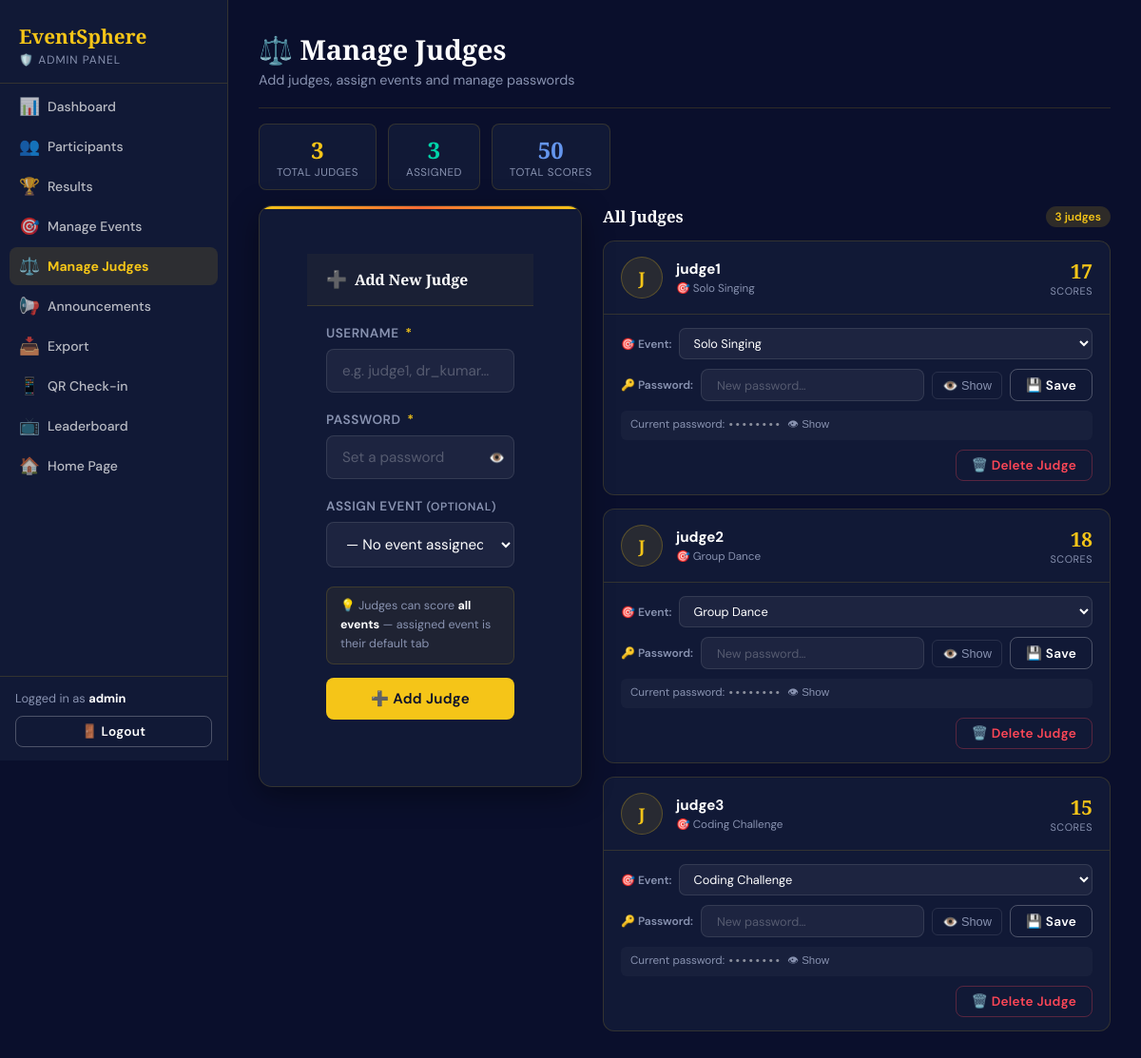
The app's page /admin/manage_judges.php (signed in) with its own data.
### tables this page shows
CREATE TABLE `judges` (
  `id` int(11) NOT NULL,
  `username` varchar(50) NOT NULL,
  `password` varchar(255) NOT NULL,
  `assigned_event` int(11) DEFAULT NULL,
  `created_at` timestamp NOT NULL DEFAULT current_timestamp()
);

CREATE TABLE `events` (
  `id` int(11) NOT NULL,
  `event_name` varchar(100) NOT NULL,
  `description` text DEFAULT NULL,
  `max_participants` int(11) DEFAULT 50,
  `created_at` timestamp NOT NULL DEFAULT current_timestamp(),
  `event_type` enum('solo','group') DEFAULT 'solo',
  `min_team_size` int(11) DEFAULT 1,
  `max_team_size` int(11) DEFAULT 1
);

### admin/manage_judges.php (the view, shortened to what this page needs)
<?php
$conn = getConnection();
$events = [];
$res = $conn->query("SELECT id, event_name FROM events ORDER BY event_name");
while ($r = $res->fetch_assoc()) $events[] = $r;
$judges = [];
$res = $conn->query("
    SELECT j.*, e.event_name,
           COUNT(DISTINCT s.id) as scores_given
    FROM judges j
    LEFT JOIN events e ON j.assigned_event = e.id
    LEFT JOIN scores s ON s.judge_id = j.id
    GROUP BY j.id
    ORDER BY j.id ASC
");
while ($r = $res->fetch_assoc()) $judges[] = $r;
?>
<!DOCTYPE html>
<html lang="en">
<head>
<link rel="stylesheet" href="../css/style.css">
</head>
<body>
<div class="dashboard-layout">
<aside class="sidebar">
  <div class="sidebar-brand">
    <div class="brand-name">EventSphere</div>
    <div class="brand-role">🛡️ Admin Panel</div>
  </div>
  <nav class="sidebar-nav">
    <a href="dashboard.php"><span class="nav-icon">📊</span> Dashboard</a>
    <a href="participants.php"><span class="nav-icon">👥</span> Participants</a>
    <a href="results.php"><span class="nav-icon">🏆</span> Results</a>
    <a href="manage_events.php"><span class="nav-icon">🎯</span> Manage Events</a>
    <a href="manage_judges.php" class="active"><span class="nav-icon">⚖️</span> Manage Judges</a>
    <a href="alert.php"><span class="nav-icon">📢</span> Announcements</a>
    <a href="../export.php"><span class="nav-icon">📥</span> Export</a>
    <a href="../checkin.php"><span class="nav-icon">📱</span> QR Check-in</a>
    <a href="../leaderboard.php" target="_blank"><span class="nav-icon">📺</span> Leaderboard</a>
    <a href="../index.php"><span class="nav-icon">🏠</span> Home Page</a>
  </nav>
  <div class="sidebar-footer">
    <div style="font-size:.80rem;color:var(--muted);margin-bottom:10px;">
      Logged in as <strong style="color:var(--white)"><?= htmlspecialchars($_SESSION['admin_user']) ?></strong>
    </div>
    <a href="../logout.php?role=admin" class="btn btn-outline btn-sm w-full" style="justify-content:center;">🚪 Logout</a>
  </div>
</aside>
<main class="main-content">
  <div class="page-header" style="margin-bottom:16px;">
    <h1>⚖️ Manage Judges</h1>
    <p>Add judges, assign events and manage passwords</p>
  </div>
  <div class="stats-mini">
    <div class="stat-mini">
      <div class="val" style="color:var(--gold)"><?= count($judges) ?></div>
      <div class="lbl">Total Judges</div>
    </div>
    <div class="stat-mini">
      <div class="val" style="color:var(--success)"><?= count(array_filter($judges, fn($j)=>$j['event_name'])) ?></div>
      <div class="lbl">Assigned</div>
    </div>
    <div class="stat-mini">
      <div class="val" style="color:#6495ed"><?= array_sum(array_column($judges,'scores_given')) ?></div>
      <div class="lbl">Total Scores</div>
    </div>
  </div>
  <div class="page-grid">
    <div class="form-card">
      <div class="form-card-hd">
        <span style="font-size:1.1rem">➕</span>
        <h3>Add New Judge</h3>
      </div>
      <div class="form-card-bd">
        <form method="POST">
          <div class="form-group">
            <label>Username <span class="req">*</span></label>
            <input type="text" name="username" class="form-control"
              placeholder="e.g. judge1, dr_kumar…" required
              autocomplete="off">
          </div>
          <div class="form-group">
            <label>Password <span class="req">*</span></label>
            <div style="position:relative">
              <input type="password" name="password" id="newPwd" class="form-control"
                placeholder="Set a password" required autocomplete="new-password">
              <button type="button" onclick="togglePwd('newPwd',this)"
                style="position:absolute;right:10px;top:50%;transform:translateY(-50%);background:none;border:none;color:var(--muted);cursor:pointer;font-size:.85rem">
                👁️
              </button>
            </div>
          </div>
          <div class="form-group">
            <label>Assign Event <span style="color:var(--muted);font-size:.75rem">(optional)</span></label>
            <select name="event_id" class="form-control">
              <option value="0">— No event assigned —</option>
            </select>
          </div>
          <div style="background:rgba(245,197,24,.06);border:1px solid rgba(245,197,24,.15);border-radius:8px;padding:10px 14px;font-size:.78rem;color:var(--muted);margin-bottom:14px;line-height:1.6">
            💡 Judges can score <strong style="color:var(--white)">all events</strong> — assigned event is their default tab
          </div>
          <button type="submit" class="btn btn-primary w-full" style="justify-content:center;height:44px">
            ➕ Add Judge
          </button>
        </form>
      </div>
    </div>
    <div>
      <div style="display:flex;align-items:center;justify-content:space-between;margin-bottom:14px">
        <div style="font-family:'Playfair Display',serif;font-size:1.05rem;font-weight:700">All Judges</div>
        <span class="badge badge-gold"><?= count($judges) ?> judges</span>
      </div>
      <?php if (empty($judges)): ?>
      <div class="empty-state">
        <div style="font-size:2.5rem;margin-bottom:12px">⚖️</div>
        <p>No judges yet. Add your first judge!</p>
      </div>
      <?php else: ?>
      <div class="judges-grid">
        <?php foreach ($judges as $j): ?>
        <div class="judge-card">
          <div class="judge-header">
            <div class="judge-avatar"><?= strtoupper(substr($j['username'],0,1)) ?></div>
            <div style="flex:1;min-width:0">
              <div class="judge-name"><?= htmlspecialchars($j['username']) ?></div>
              <div class="judge-meta">
                <?php if ($j['event_name']): ?>
                  🎯 <?= htmlspecialchars($j['event_name']) ?>
                <?php else: ?>
                  <span style="color:rgba(255,255,255,.3)">No event assigned</span>
                <?php endif; ?>
              </div>
            </div>
            <div class="judge-scores">
              <div class="sc-num"><?= $j['scores_given'] ?></div>
              <div class="sc-lbl">Scores</div>
            </div>
          </div>
          <div class="judge-body">
            <form method="GET" action="manage_judges.php">
              <div class="assign-row">
                <label>🎯 Event:</label>
                <select name="event" onchange="this.form.submit()" class="form-control" style="background:rgba(255,255,255,.05);border:1px solid rgba(255,255,255,.1);color:var(--white);border-radius:7px;padding:6px 10px;font-size:.80rem">
                  <?php foreach ($events as $ev): ?>
                  <option value="<?= $ev['id'] ?>" <?= $j['assigned_event']==$ev['id']?'selected':'' ?>>
                    <?= htmlspecialchars($ev['event_name']) ?>
                  </option>
                  <?php endforeach; ?>
                </select>
              </div>
            </form>
            <form method="POST">
              <div class="pwd-row">
                <label style="font-size:.75rem;color:var(--muted);font-weight:600;flex-shrink:0">🔑 Password:</label>
                <input type="password" name="new_password" class="form-control"
                  id="pwd_<?= $j['id'] ?>"
                  placeholder="New password…" autocomplete="new-password">
                <button type="button" onclick="togglePwd('pwd_<?= $j['id'] ?>',this)"
                  style="background:none;border:1px solid rgba(255,255,255,.1);border-radius:6px;color:var(--muted);cursor:pointer;padding:6px 10px;font-size:.80rem;white-space:nowrap;flex-shrink:0">
                  👁️ Show
                </button>
                <button type="submit" class="btn btn-outline btn-sm" style="flex-shrink:0;height:34px">
                  💾 Save
                </button>
              </div>
            </form>
            <div style="font-size:.73rem;color:var(--muted);background:rgba(255,255,255,.03);border-radius:6px;padding:6px 10px">
              Current password: <span id="cpwd_<?= $j['id'] ?>" style="font-family:monospace;color:rgba(255,255,255,.5)">••••••••</span>
              <button onclick="revealPwd(<?= $j['id'] ?>, '<?= htmlspecialchars(addslashes($j['password'])) ?>')"
                style="background:none;border:none;color:var(--muted);cursor:pointer;font-size:.72rem;margin-left:4px">
                👁 Show
              </button>
            </div>
            <div class="del-row">
              <a href="manage_judges.php?delete=<?= $j['id'] ?>"
                 class="btn btn-outline btn-sm"
                 style="color:var(--danger);border-color:rgba(255,71,87,.3)"
                 onclick="return confirm('Delete judge \'<?= htmlspecialchars(addslashes($j['username'])) ?>\'?\n<?= $j['scores_given']>0?"⚠️ This judge has given {$j['scores_given']} scores — deleting will NOT remove scores.":"This cannot be undone." ?>')">
                🗑️ Delete Judge
              </a>
            </div>
          </div>
        </div>
        <?php endforeach; ?>
      </div>
      <?php endif; ?>
    </div>
  </div>
</main>
</div>
</body>
</html>

### css/style.css (style rules this page uses)
:root { --navy: #0a0f2c; --navy2: #0d1540; --blue: #1a2a6c; --gold: #f5c518; --gold2: #e6b800; --accent: #ff6b35; --white: #ffffff; --light: #f0f4ff; --muted: #8892b0; --card-bg: #111936; --border: rgba(245,197,24,0.15); --success: #00d4aa; --danger: #ff4757; --shadow: 0 8px 32px rgba(0,0,0,0.4); --radius: 12px; }
*, *::before, *::after { box-sizing: border-box; margin: 0; padding: 0; }
html { scroll-behavior: smooth; }
body { font-family: 'DM Sans', sans-serif; background: var(--navy); color: var(--white); min-height: 100vh; overflow-x: hidden; }
.btn { display: inline-flex; align-items: center; gap: 8px; padding: 12px 28px; border-radius: 8px; font-family: 'DM Sans', sans-serif; font-size: 0.95rem; font-weight: 600; text-decoration: none; border: none; cursor: pointer; transition: all 0.25s; letter-spacing: 0.3px; }
.btn-primary { background: var(--gold); color: var(--navy); }
.btn-outline { background: transparent; color: var(--white); border: 1px solid rgba(255,255,255,0.25); }
.btn-sm { padding: 7px 16px; font-size: 0.85rem; }
.form-card { background: var(--card-bg); border: 1px solid var(--border); border-radius: 16px; padding: 50px; max-width: 780px; margin: 0 auto; box-shadow: var(--shadow); position: relative; overflow: hidden; }
.form-card::before { content: ''; position: absolute; top: 0; left: 0; right: 0; height: 3px; background: linear-gradient(90deg, var(--gold), var(--accent), var(--gold)); }
.form-group { margin-bottom: 20px; }
.form-group label { display: block; font-size: 0.85rem; font-weight: 600; color: var(--muted); margin-bottom: 8px; text-transform: uppercase; letter-spacing: 0.5px; }
.form-group label span.req { color: var(--gold); margin-left: 3px; }
.form-control { width: 100%; background: rgba(255,255,255,0.05); border: 1px solid rgba(255,255,255,0.1); border-radius: 8px; padding: 12px 16px; color: var(--white); font-family: 'DM Sans', sans-serif; font-size: 0.95rem; transition: all 0.2s; outline: none; }
.form-control::placeholder { color: rgba(255,255,255,0.25); }
.dashboard-layout { display: flex; min-height: 100vh; }
.sidebar { width: 260px; background: var(--card-bg); border-right: 1px solid var(--border); display: flex; flex-direction: column; position: fixed; top: 0; left: 0; bottom: 0; z-index: 100; }
.sidebar-brand { padding: 24px 24px 20px; border-bottom: 1px solid var(--border); }
.sidebar-brand .brand-name { font-family: 'Playfair Display', serif; font-size: 1.3rem; font-weight: 700; color: var(--gold); }
.sidebar-brand .brand-role { font-size: 0.75rem; color: var(--muted); text-transform: uppercase; letter-spacing: 1px; margin-top: 3px; }
.sidebar-nav { padding: 20px 12px; flex: 1; }
.sidebar-nav a { display: flex; align-items: center; gap: 12px; padding: 11px 14px; border-radius: 8px; color: var(--muted); text-decoration: none; font-size: 0.9rem; font-weight: 500; margin-bottom: 4px; transition: all 0.2s; }
.sidebar-nav a:hover, .sidebar-nav a.active { background: rgba(245,197,24,0.1); color: var(--gold); }
.sidebar-nav a .nav-icon { font-size: 1.1rem; width: 20px; text-align: center; }
.sidebar-footer { padding: 16px 12px; border-top: 1px solid var(--border); }
.main-content { margin-left: 260px; flex: 1; padding: 32px; min-height: 100vh; }
.page-header { margin-bottom: 32px; padding-bottom: 20px; border-bottom: 1px solid var(--border); }
.page-header h1 { font-family: 'Playfair Display', serif; font-size: 1.8rem; font-weight: 700; }
.page-header p { color: var(--muted); font-size: 0.9rem; margin-top: 4px; }
.badge { display: inline-flex; align-items: center; padding: 3px 10px; border-radius: 50px; font-size: 0.75rem; font-weight: 600; }
.badge-gold { background: rgba(245,197,24,0.15); color: var(--gold); }
.w-full { width: 100%; }

### records on screen
judges: username "J", username "judge1", assigned_event.event_name "Solo Singing", scores_given "17", event "Solo Singing"
judges: username "J", username "judge2", assigned_event.event_name "Group Dance", scores_given "18", event "Group Dance"
judges: username "J", username "judge3", assigned_event.event_name "Coding Challenge", scores_given "15", event "Coding Challenge"

### other values on screen
$_SESSION['admin_user'] "admin"
count($judges) "3"
count(array_filter($judges, fn($j)=>$j['event_name'])) "3"
array_sum(array_column($judges,'scores_given')) "50"
